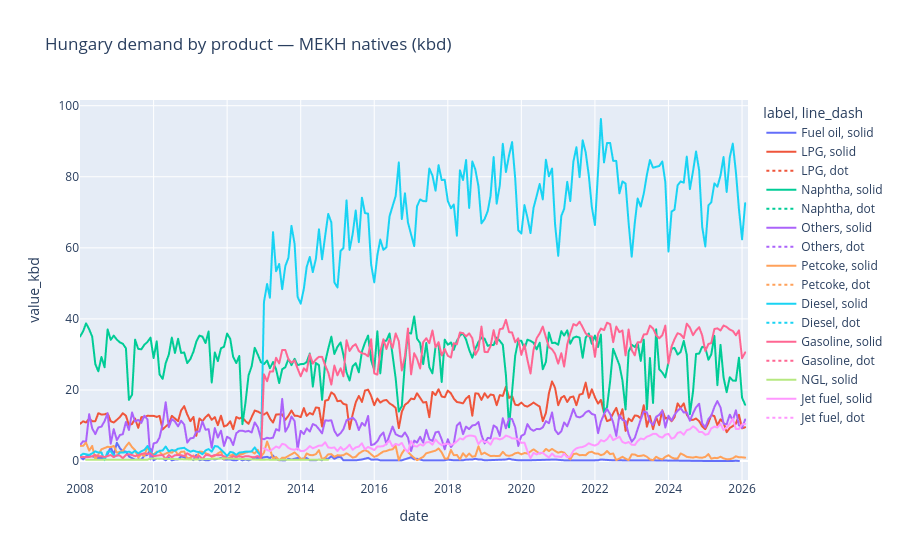

This figure's notebook cell:
### Markdown cell above
## 3. Native products (demand)

### Code cell
plot_df = demand[demand["product_native"].isin(CHART_PRODUCTS)].copy()
plot_df["label"] = plot_df["product_native"].map(DISPLAY_LABELS)
fig = px.line(
    plot_df,
    x="date",
    y="value_kbd",
    color="label",
    line_dash=plot_df["is_provisional"].map({True: "dot", False: "solid"}),
    title="Hungary demand by product — MEKH natives (kbd)",
)
fig.show()

### Figure 1 — Plotly figure (JSON) as saved in the notebook; plotly's stock layout.template omitted (floating-point values rounded to 4 significant figures; data arrays with more than 128 entries replaced by an {"elided": "..."} marker saying what was removed)
{"data": [{"hovertemplate": "label=Fuel oil<br>line_dash=solid<br>date=%{x}<br>value_kbd=%{y}<extra></extra>", "legendgroup": "Fuel oil, solid", "line": {"color": "#636efa", "dash": "solid"}, "marker": {"symbol": "circle"}, "mode": "lines", "name": "Fuel oil, solid", "showlegend": true, "type": "scattergl", "x": {"elided": "137 str values"}, "xaxis": "x", "y": {"elided": "137 float values"}, "yaxis": "y"}, {"hovertemplate": "label=LPG<br>line_dash=solid<br>date=%{x}<br>value_kbd=%{y}<extra></extra>", "legendgroup": "LPG, solid", "line": {"color": "#EF553B", "dash": "solid"}, "marker": {"symbol": "circle"}, "mode": "lines", "name": "LPG, solid", "showlegend": true, "type": "scattergl", "x": {"elided": "218 str values"}, "xaxis": "x", "y": {"elided": "218 float values"}, "yaxis": "y"}, {"hovertemplate": "label=LPG<br>line_dash=dot<br>date=%{x}<br>value_kbd=%{y}<extra></extra>", "legendgroup": "LPG, dot", "line": {"color": "#EF553B", "dash": "dot"}, "marker": {"symbol": "circle"}, "mode": "lines", "name": "LPG, dot", "showlegend": true, "type": "scattergl", "x": ["2026-03-01T00:00:00.000000"], "xaxis": "x", "y": [6.399], "yaxis": "y"}, {"hovertemplate": "label=Naphtha<br>line_dash=solid<br>date=%{x}<br>value_kbd=%{y}<extra></extra>", "legendgroup": "Naphtha, solid", "line": {"color": "#00cc96", "dash": "solid"}, "marker": {"symbol": "circle"}, "mode": "lines", "name": "Naphtha, solid", "showlegend": true, "type": "scattergl", "x": {"elided": "218 str values"}, "xaxis": "x", "y": {"elided": "218 float values"}, "yaxis": "y"}, {"hovertemplate": "label=Naphtha<br>line_dash=dot<br>date=%{x}<br>value_kbd=%{y}<extra></extra>", "legendgroup": "Naphtha, dot", "line": {"color": "#00cc96", "dash": "dot"}, "marker": {"symbol": "circle"}, "mode": "lines", "name": "Naphtha, dot", "showlegend": true, "type": "scattergl", "x": ["2026-03-01T00:00:00.000000"], "xaxis": "x", "y": [21.16], "yaxis": "y"}, {"hovertemplate": "label=Others<br>line_dash=solid<br>date=%{x}<br>value_kbd=%{y}<extra></extra>", "legendgroup": "Others, solid", "line": {"color": "#ab63fa", "dash": "solid"}, "marker": {"symbol": "circle"}, "mode": "lines", "name": "Others, solid", "showlegend": true, "type": "scattergl", "x": {"elided": "218 str values"}, "xaxis": "x", "y": {"elided": "218 float values"}, "yaxis": "y"}, {"hovertemplate": "label=Others<br>line_dash=dot<br>date=%{x}<br>value_kbd=%{y}<extra></extra>", "legendgroup": "Others, dot", "line": {"color": "#ab63fa", "dash": "dot"}, "marker": {"symbol": "circle"}, "mode": "lines", "name": "Others, dot", "showlegend": true, "type": "scattergl", "x": ["2026-03-01T00:00:00.000000"], "xaxis": "x", "y": [12.44], "yaxis": "y"}, {"hovertemplate": "label=Petcoke<br>line_dash=solid<br>date=%{x}<br>value_kbd=%{y}<extra></extra>", "legendgroup": "Petcoke, solid", "line": {"color": "#FFA15A", "dash": "solid"}, "marker": {"symbol": "circle"}, "mode": "lines", "name": "Petcoke, solid", "showlegend": true, "type": "scattergl", "x": {"elided": "210 str values"}, "xaxis": "x", "y": {"elided": "210 float values"}, "yaxis": "y"}, {"hovertemplate": "label=Petcoke<br>line_dash=dot<br>date=%{x}<br>value_kbd=%{y}<extra></extra>", "legendgroup": "Petcoke, dot", "line": {"color": "#FFA15A", "dash": "dot"}, "marker": {"symbol": "circle"}, "mode": "lines", "name": "Petcoke, dot", "showlegend": true, "type": "scattergl", "x": ["2026-03-01T00:00:00.000000"], "xaxis": "x", "y": [0.8985], "yaxis": "y"}, {"hovertemplate": "label=Diesel<br>line_dash=solid<br>date=%{x}<br>value_kbd=%{y}<extra></extra>", "legendgroup": "Diesel, solid", "line": {"color": "#19d3f3", "dash": "solid"}, "marker": {"symbol": "circle"}, "mode": "lines", "name": "Diesel, solid", "showlegend": true, "type": "scattergl", "x": {"elided": "218 str values"}, "xaxis": "x", "y": {"elided": "218 float values"}, "yaxis": "y"}, {"hovertemplate": "label=Diesel<br>line_dash=dot<br>date=%{x}<br>value_kbd=%{y}<extra></extra>", "legendgroup": "Diesel, dot", "line": {"color": "#19d3f3", "dash": "dot"}, "marker": {"symbol": "circle"}, "mode": "lines", "name": "Diesel, dot", "showlegend": true, "type": "scattergl", "x": ["2026-03-01T00:00:00.000000"], "xaxis": "x", "y": [88.77], "yaxis": "y"}, {"hovertemplate": "label=Gasoline<br>line_dash=solid<br>date=%{x}<br>value_kbd=%{y}<extra></extra>", "legendgroup": "Gasoline, solid", "line": {"color": "#FF6692", "dash": "solid"}, "marker": {"symbol": "circle"}, "mode": "lines", "name": "Gasoline, solid", "showlegend": true, "type": "scattergl", "x": {"elided": "217 str values"}, "xaxis": "x", "y": {"elided": "217 float values"}, "yaxis": "y"}, {"hovertemplate": "label=Gasoline<br>line_dash=dot<br>date=%{x}<br>value_kbd=%{y}<extra></extra>", "legendgroup": "Gasoline, dot", "line": {"color": "#FF6692", "dash": "dot"}, "marker": {"symbol": "circle"}, "mode": "lines", "name": "Gasoline, dot", "showlegend": true, "type": "scattergl", "x": ["2026-03-01T00:00:00.000000"], "xaxis": "x", "y": [36.63], "yaxis": "y"}, {"hovertemplate": "label=NGL<br>line_dash=solid<br>date=%{x}<br>value_kbd=%{y}<extra></extra>", "legendgroup": "NGL, solid", "line": {"color": "#B6E880", "dash": "solid"}, "marker": {"symbol": "circle"}, "mode": "lines", "name": "NGL, solid", "showlegend": true, "type": "scattergl", "x": ["2008-03-01T00:00:00.000000", "2008-04-01T00:00:00.000000", "2008-07-01T00:00:00.000000", "2008-10-01T00:00:00.000000", "2008-11-01T00:00:00.000000", "2009-01-01T00:00:00.000000", "2009-11-01T00:00:00.000000", "2009-12-01T00:00:00.000000", "2011-02-01T00:00:00.000000", "2011-12-01T00:00:00.000000", "2012-12-01T00:00:00.000000", "2013-01-01T00:00:00.000000", "2013-02-01T00:00:00.000000", "2013-03-01T00:00:00.000000", "2013-12-01T00:00:00.000000", "2014-10-01T00:00:00.000000"], "xaxis": "x", "y": [0.3742, 0.3867, 0.3742, 0.3742, 0.3867, 0.3742, 0.3867, 0.7484, 0.4143, 0.7484, 0.3742, 0.3742, 0.4143, 0.3742, 0.3742, 0.3742], "yaxis": "y"}, {"hovertemplate": "label=Jet fuel<br>line_dash=solid<br>date=%{x}<br>value_kbd=%{y}<extra></extra>", "legendgroup": "Jet fuel, solid", "line": {"color": "#FF97FF", "dash": "solid"}, "marker": {"symbol": "circle"}, "mode": "lines", "name": "Jet fuel, solid", "showlegend": true, "type": "scattergl", "x": {"elided": "158 str values"}, "xaxis": "x", "y": {"elided": "158 float values"}, "yaxis": "y"}, {"hovertemplate": "label=Jet fuel<br>line_dash=dot<br>date=%{x}<br>value_kbd=%{y}<extra></extra>", "legendgroup": "Jet fuel, dot", "line": {"color": "#FF97FF", "dash": "dot"}, "marker": {"symbol": "circle"}, "mode": "lines", "name": "Jet fuel, dot", "showlegend": true, "type": "scattergl", "x": ["2026-03-01T00:00:00.000000"], "xaxis": "x", "y": [12.89], "yaxis": "y"}], "layout": {"legend": {"title": {"text": "label, line_dash"}, "tracegroupgap": 0}, "title": {"text": "Hungary demand by product — MEKH natives (kbd)"}, "xaxis": {"anchor": "y", "domain": [0, 1], "title": {"text": "date"}}, "yaxis": {"anchor": "x", "domain": [0, 1], "title": {"text": "value_kbd"}}}}
